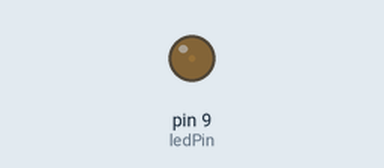
This sketch was run on a simulated Arduino Uno, built with avr-gcc and run on an emulated ATmega328P. Shown: output pins drawn as LEDs (lit = HIGH).

Above: at 0.05 s.
At 0.95 s:
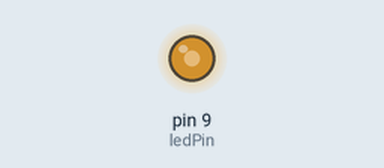
At 1.65 s:
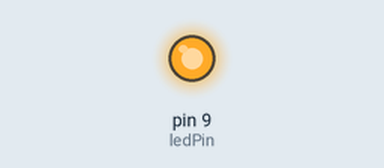
At 3.25 s:
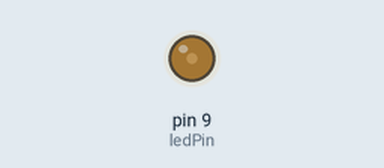
Timing chart, 0 to 5.4 s (numbered marks = the images above):
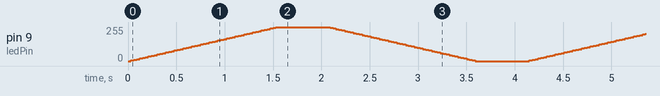

The sketch:

fading.ino
```cpp
//fading na luz do led com arduino
//pino do led definido como 9
int ledPin = 9;

void setup() {
  pinMode(ledPin, OUTPUT);
}

//a luminosidade varia de 0 a 255, assim de início ela aumenta e depois dimiui
void loop() {
  for(int valor = 0; valor <= 255; valor += 5){
      analogWrite(ledPin, valor);
      delay(30);
  }
  delay(500);
  for(int valor = 255; valor >= 0; valor -= 5){
    analogWrite(ledPin, valor);
    delay(30);
  }

  delay(500);
}
```
